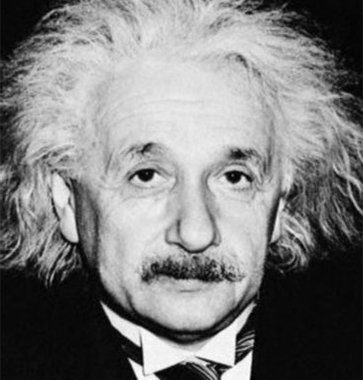
#> input picture Blatt 7/einstein.png, 363 x 380 px
$ python 'Aufgabe 7.5.py'   (older library calls are emulated)
#> lines starting #> are read from the running program, lines starting #| are printed output that depends on the picture
import numpy as np
import matplotlib.pyplot as plt
from skimage.io import imread
from skimage.filters import gaussian
from skimage.segmentation import mark_boundaries


# 1.
einstein = imread("einstein.png")
#> einstein is the input picture: shape (380, 363); min 0, max 255, mean 125.7
einstein_gauss = gaussian(einstein, sigma=10)
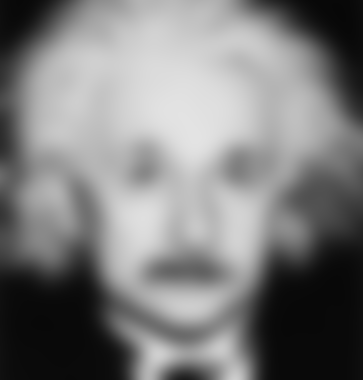
#> einstein_gauss: shape (380, 363) float64; min 0.0307, max 0.892, mean 0.493
plt.imshow(einstein_gauss, cmap="gray")
plt.show()

# Ungefähr 10, die Kopfform, die Augen, der Mund und die Nase bleiben erkennbar,
# aber sämtliche Details gehen verloren.


# 2.
ballon = imread("ballon.png")
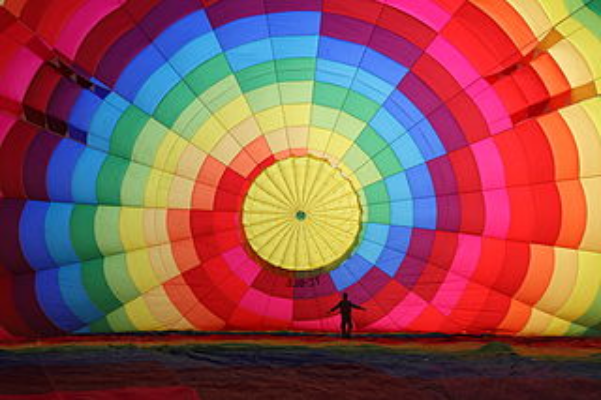
#> input picture Blatt 7/ballon.png, 601 x 400 px
#> ballon is the input picture: shape (400, 601, 3); mean R, G, B 141.8, 85.2, 82.9
plt.imshow(ballon)
plt.show()

# Regenbogenfarbene "Kacheln" des Ballons, die sich auf dem Grund spiegeln und die Person.

ballon_gauss = gaussian(ballon, sigma=20, multichannel=True)
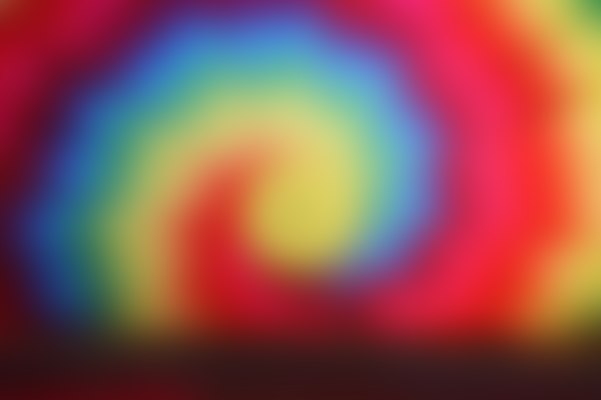
#> ballon_gauss: shape (400, 601, 3) float64; mean R, G, B 0.557, 0.334, 0.324
plt.imshow(ballon_gauss)
plt.show()

# Bei Sigma 10 lässt sich sowohl die Spiegelung als auch die Person noch erkennen.
# Kacheln verschwimmen schon leicht, Absätze sind allerdings noch zu erkennen.
# Ab Sigma 20+ sind die Kacheln fast vollständig verschwommen, man erkennt kaum noch die Spiegelung
# und die Person ist definitiv nicht mehr zu erkennen und auch quasi nicht mehr zu erahnen.


# 3.
gletscher = imread("gletscher.png")
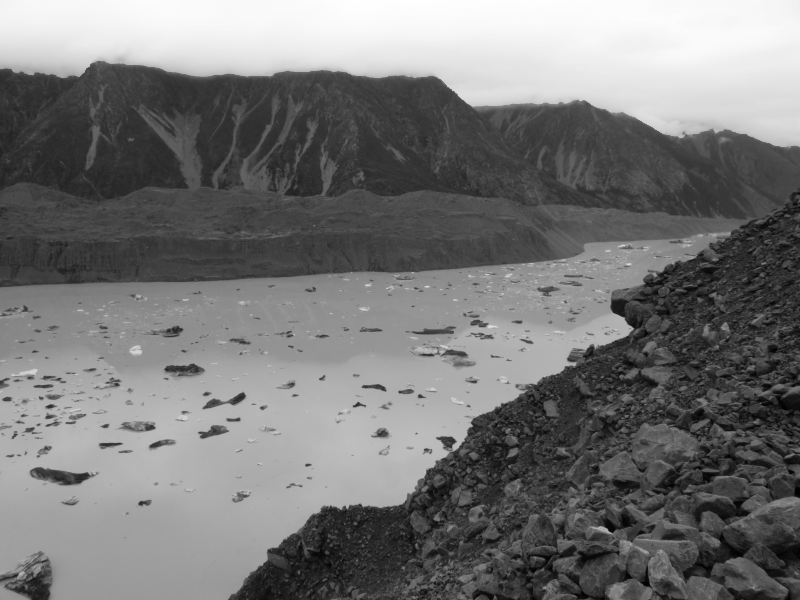
#> input picture Blatt 7/gletscher.png, 800 x 600 px
#> gletscher is the input picture: shape (600, 800); min 0, max 255, mean 118.7
plt.imshow(gletscher, cmap="gray")
plt.show()

gletscher_slice = np.copy(gletscher)
gletscher_slice[gletscher_slice < 130] = 0
gletscher_slice[np.logical_and(gletscher_slice > 130, gletscher_slice < 180)] = 155
gletscher_slice[gletscher_slice > 180] = 255
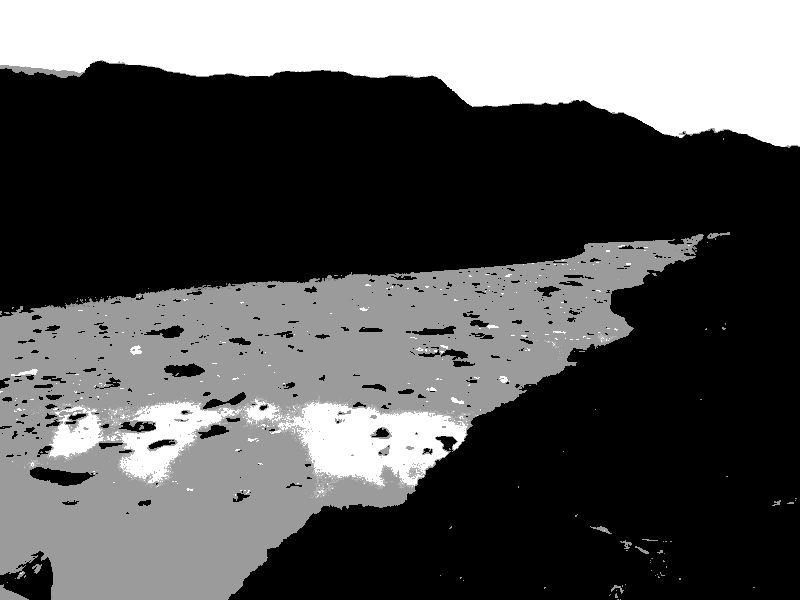
#> gletscher_slice: shape (600, 800); min 0, max 255, mean 87.5
plt.imshow(gletscher_slice, cmap="gray")
plt.show()

# Moränen, Berge und Himmel lassen sich durch intensity-level slicing relativ gut trennen.
# Einzelne Elemente im See werden jedoch falsch gefärbt,
# da dort sehr viele unterschiedliche Graustufen vorhanden sind.


# 4.
gletscher_gauss = gaussian(gletscher, sigma=20)
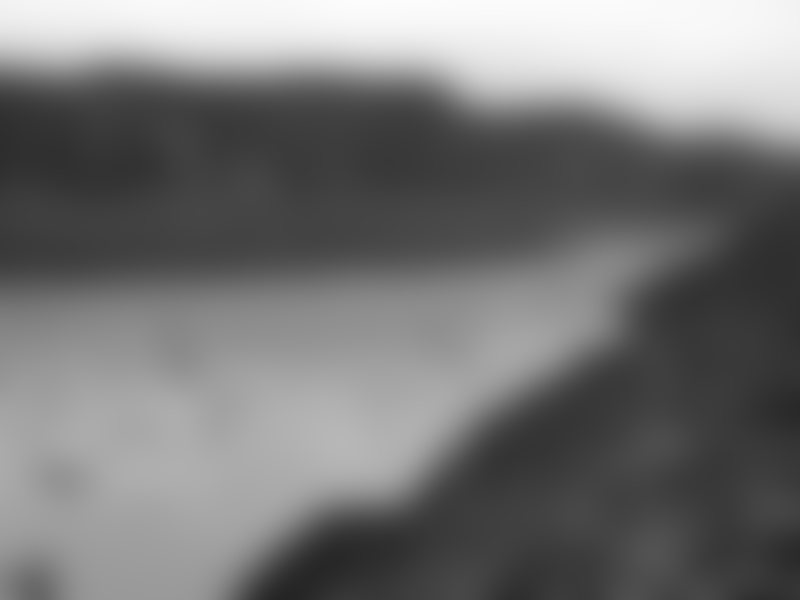
#> gletscher_gauss: shape (600, 800) float64; min 0.143, max 0.991, mean 0.465
gletscher_gauss_slice = np.copy(gletscher_gauss)
gletscher_gauss_slice[gletscher_gauss_slice < 0.4] = 0
gletscher_gauss_slice[np.logical_and(gletscher_gauss_slice > 0.4, gletscher_gauss_slice < 0.8)] = 0.5
gletscher_gauss_slice[gletscher_gauss_slice > 0.8] = 1
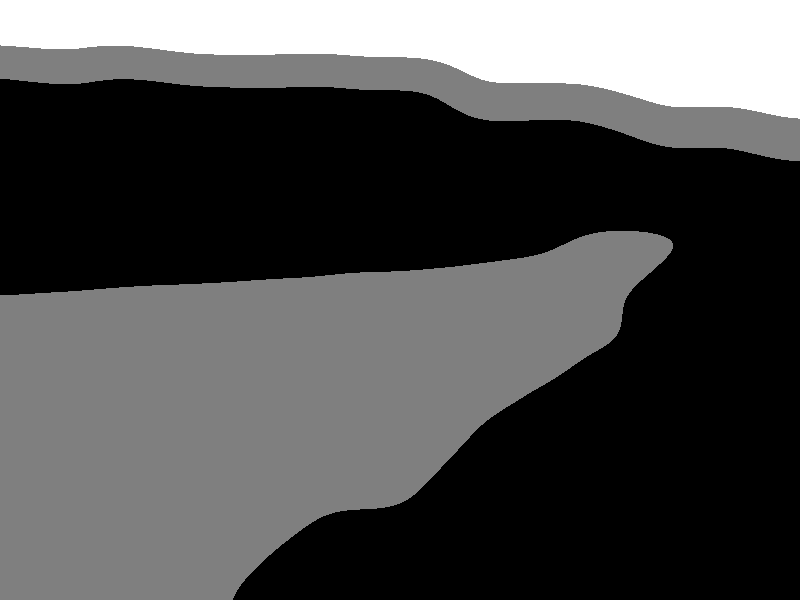
#> gletscher_gauss_slice: shape (600, 800) float64; min 0, max 1, mean 0.308
plt.imshow(gletscher_gauss_slice, cmap="gray")
plt.show()

# Grenze zwischen Moränen und Bergen und Himmel wird (nun) wie der See markiert.


# 5.
boundaries = mark_boundaries(gletscher, (255 * gletscher_gauss_slice).astype(int))
plt.imshow(boundaries)
plt.show()

# Übergang zwischen Moränen und Bergen und Himmel verschwimmt beim Weichzeichnen.
# Problem ist also hauptsächlich der Übergang zwischen helle(re)n Grautönen und Weiß.
